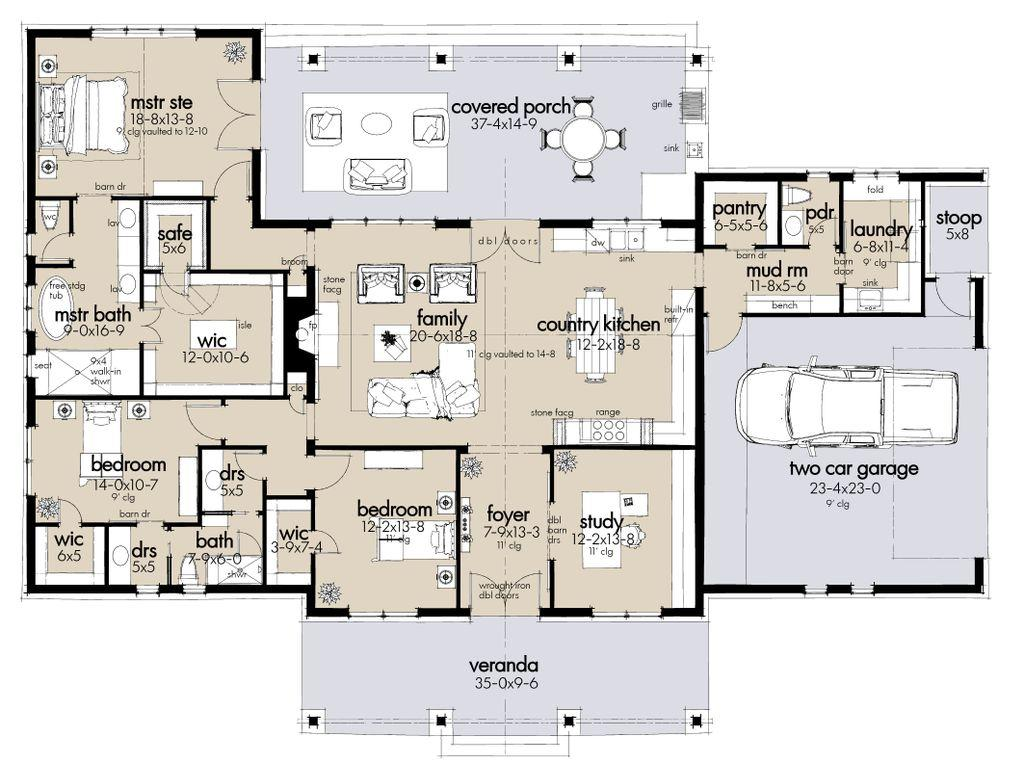
#> input picture raw_data/images/10_2.jpg, 1024 x 763 px
$ python -i plan_measurements_pipeline.py   (imports and definitions only)   (older library calls are emulated)
#> lines starting #> are read from the running program, lines starting #| are printed output that depends on the picture; after the words box and inside, x2 and y2 are one past the last pixel; in counts of white or black regions, pixels touching at a corner belong together

#!/usr/bin/env python3
# -*- coding: utf-8 -*-
"""
Pipeline: 2D Civil Drawings -> TXT of layout measurements (rooms + dimensions)
Author: ChatGPT (starter scaffold)

What it does (MVP):
- Batch scans a folder of 2D drawings (PNG/JPG/TIFF; optional: first page of PDFs)
- Tries to read scale (e.g., 'Scale 1:100' or '1/8"=1\'-0"') via OCR
- Finds dimension text (e.g., 12'-6", 3500 mm, 10'–0") and approximates orientation (H/V)
- Optionally grabs nearby room labels (e.g., 'KITCHEN', 'BEDROOM 2') and groups dimensions by proximity
- Writes per-drawing TXT and a combined JSON Lines with the parsed measurements

Notes:
- This is a scaffold intended to be robust-but-simple. It favors easy wins (dimension strings)
  over full plan vectorization. You can plug in better wall/room detectors later (YOLO/Segment-anything, etc.).
- For PDFs, install pdf2image + poppler or use pdfminer.six to rasterize the first page.
- Requires: Python 3.10+, OpenCV, pytesseract, numpy, shapely (optional but helpful).
"""

import os, re, json, argparse, math, sys, glob
from dataclasses import dataclass, asdict
from typing import List, Tuple, Optional, Dict

import cv2
import numpy as np

# --- Make sure pytesseract can find the Tesseract binary ---
import os, shutil
import pytesseract

# Add common Homebrew paths to PATH for this Python process
paths = ["/opt/homebrew/bin", "/usr/local/bin", "/opt/local/bin"]
os.environ["PATH"] = ":".join([*paths, os.environ.get("PATH","")])

# Respect TESSERACT_CMD if you’ve set it, otherwise auto-detect or fall back to common locations
candidates = [
    os.environ.get("TESSERACT_CMD"),
    shutil.which("tesseract"),
    "/opt/homebrew/bin/tesseract",
    "/usr/local/bin/tesseract",
    "/opt/local/bin/tesseract",
    "/usr/bin/tesseract",
]
tess = next((c for c in candidates if c and os.path.exists(c)), None)
# [5 lines not run here, left out]
pytesseract.pytesseract.tesseract_cmd = tess

# ---- OCR ----
try:
    import pytesseract
    TESS_OK = True
except Exception as e:
    print("[WARN] pytesseract not available; OCR will be skipped:", e, file=sys.stderr)
    TESS_OK = False

DIMENSION_RE = re.compile(
    r"""(?ix)
    (?:~?\b)                              # optional leading tilde/approx
    (\d{1,3}(?:[\.,]\d{1,2})?)         # main number (e.g., 12 or 12.5)
    \s*
    (?:
        (?:['\u2032]                      # feet symbol ( ' or ′ )
            \s* (\d{1,2})?               # optional inches after feet
            (?:\s*["\u2033])?           # inch symbol ( " or ″ ) optional here
        )
        |
        (?:\s*["\u2033])                # inches only (e.g., 6")
        |
        (?:\s*(mm|cm|m))                  # metric
    )?
    (?:\s*(?:-|\\u2013|\\u2014|to)\s*    # optional range hyphen/en dash/em dash/to
       (\d{1,3}(?:[\.,]\d{1,2})?)       # second number for ranges (rare)
       \s*(?:['\u2032]")?               # optional unit hints
    )?
    """
)

SCALE_RE = re.compile(r"""(?ix)
    \b(?:scale\s*[:=]\s*)?
    (?:
        (\d+)\s*[:]\s*(\d+)           # 1:100
      |
        (\d+\/?\d*)\s*"?\s*=?\s*(\d+)'?  # 1/8" = 1'
    )
""")

@dataclass
class Dimension:
    text: str
    value_m: Optional[float]
    orientation: Optional[str]  # 'H' | 'V' | None
    center_xy: Tuple[int, int]
    bbox_xywh: Tuple[int, int, int, int]

@dataclass
class Room:
    name: str
    center_xy: Tuple[int, int]
    bbox_xywh: Tuple[int, int, int, int]

@dataclass
class PlanResult:
    file: str
    scale_text: Optional[str]
    px_per_meter: Optional[float]
    dimensions: List[Dimension]
    rooms: List[Room]

def imread_any(path: str) -> Optional[np.ndarray]:
#> called with path = 'raw_data/images/10_2.jpg'
    img = cv2.imdecode(np.fromfile(path, dtype=np.uint8), cv2.IMREAD_COLOR)
#> img is the input picture: shape (763, 1024, 3); mean B, G, R 213, 215.8, 218.6
    return img

def preprocess_for_ocr(img: np.ndarray) -> np.ndarray:
    gray = cv2.cvtColor(img, cv2.COLOR_BGR2GRAY)
    # light denoise + adaptive floorplan-friendly binarization
    gray = cv2.bilateralFilter(gray, 7, 50, 50)
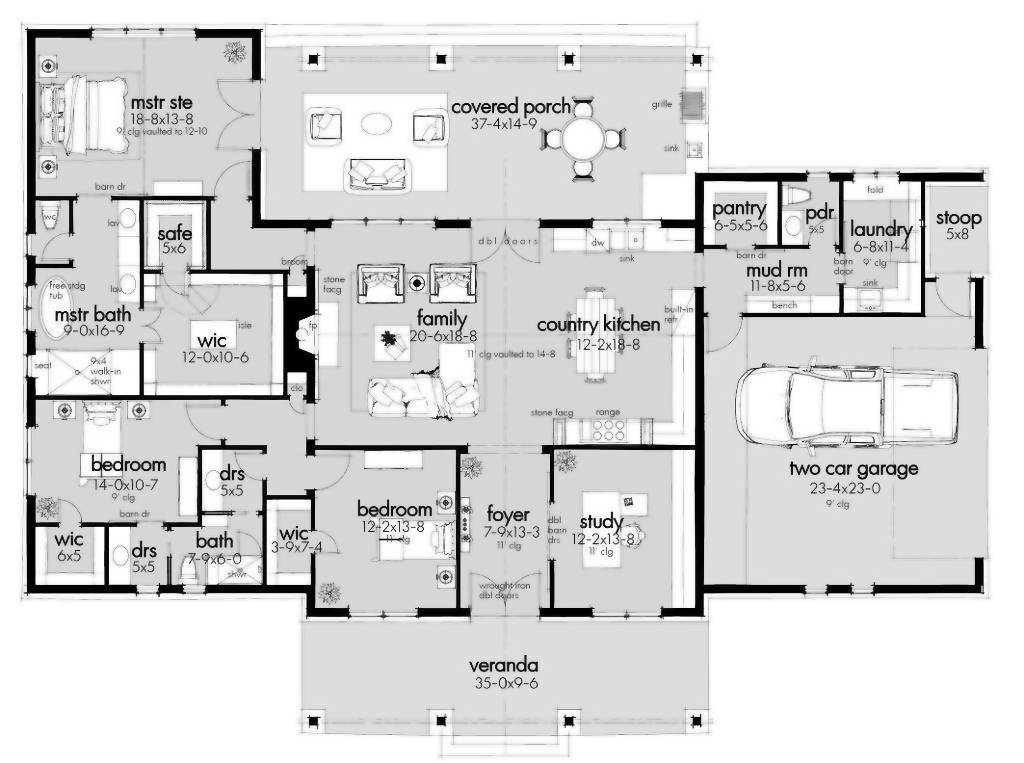
#> gray: shape (763, 1024); min 0, max 255, mean 216.8
    th = cv2.adaptiveThreshold(gray, 255, cv2.ADAPTIVE_THRESH_GAUSSIAN_C,
                               cv2.THRESH_BINARY, 31, 15)
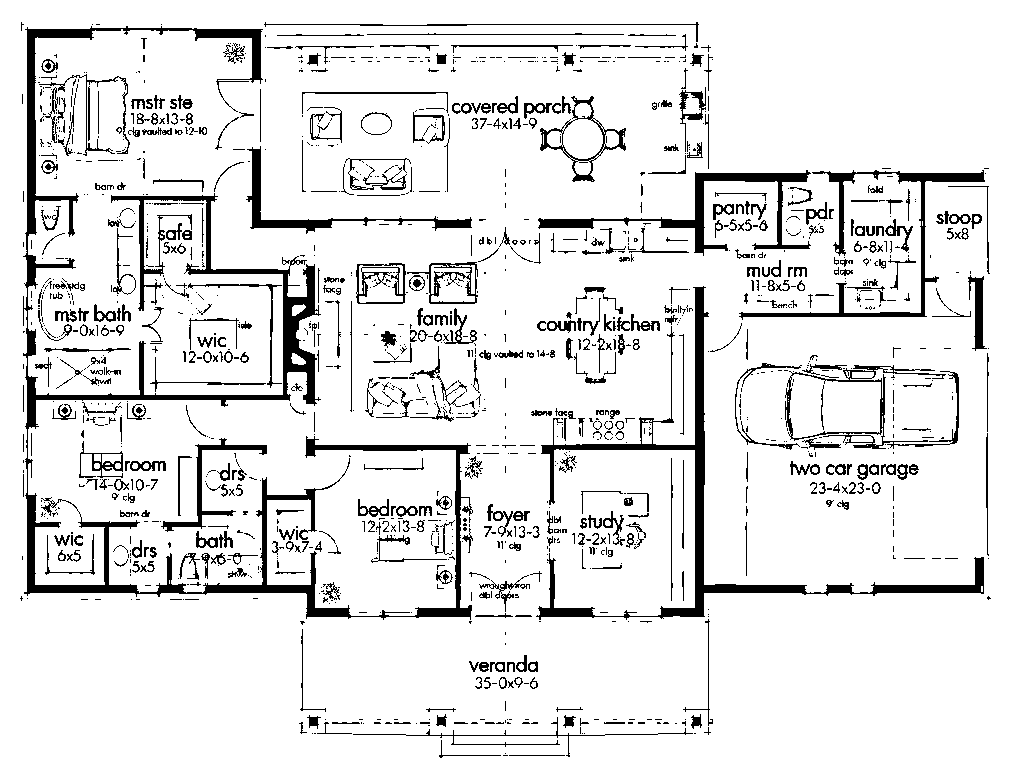
#> th: shape (763, 1024); 89.8% white; 1402 black regions (917 under 20 px), largest, box (x1, y1, x2, y2) and area: (23, 26, 473, 620) 19921, (536, 286, 984, 620) 7895, (538, 170, 811, 256) 3198
    return th

def run_ocr(img: np.ndarray, psm=6, oem=3, whitelist=None) -> List[Dict]:
    if not TESS_OK:
        return []
    config = f"--oem {oem} --psm {psm}"
    if whitelist:
        config += f" -c tessedit_char_whitelist={whitelist}"
#> (the run stopped early here; a loop or call above may not have finished)

$ run again, on raw_data/images/21_1.jpg
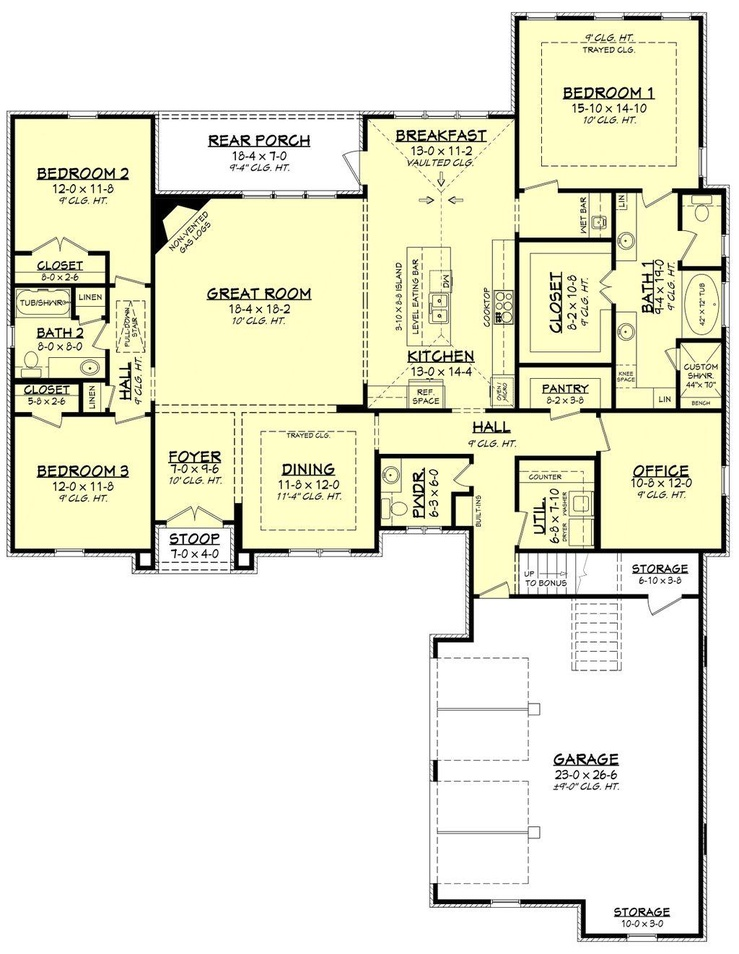
#> input picture raw_data/images/21_1.jpg, 739 x 954 px, shrunk from 1024 x 1322 before the run
#> in imread_any, img is the input picture: shape (954, 739, 3); mean B, G, R 215.4, 235.4, 235.5
#> in preprocess_for_ocr, `gray = cv2.cvtColor(img, cv2.COLOR_BGR2GRAY)`:
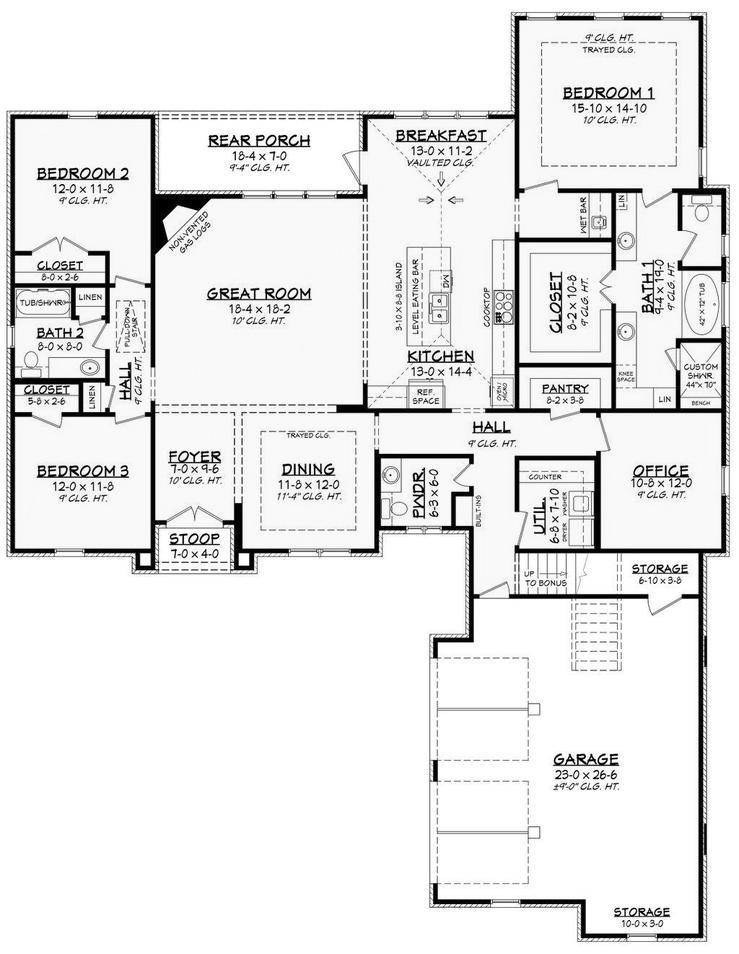
#> gray: shape (954, 739); min 0, max 255, mean 233.2
#> in preprocess_for_ocr, `th = cv2.adaptiveThreshold(gray, 255, cv2.ADAPTIVE_THRESH_GAUSSIAN_C, ..`:
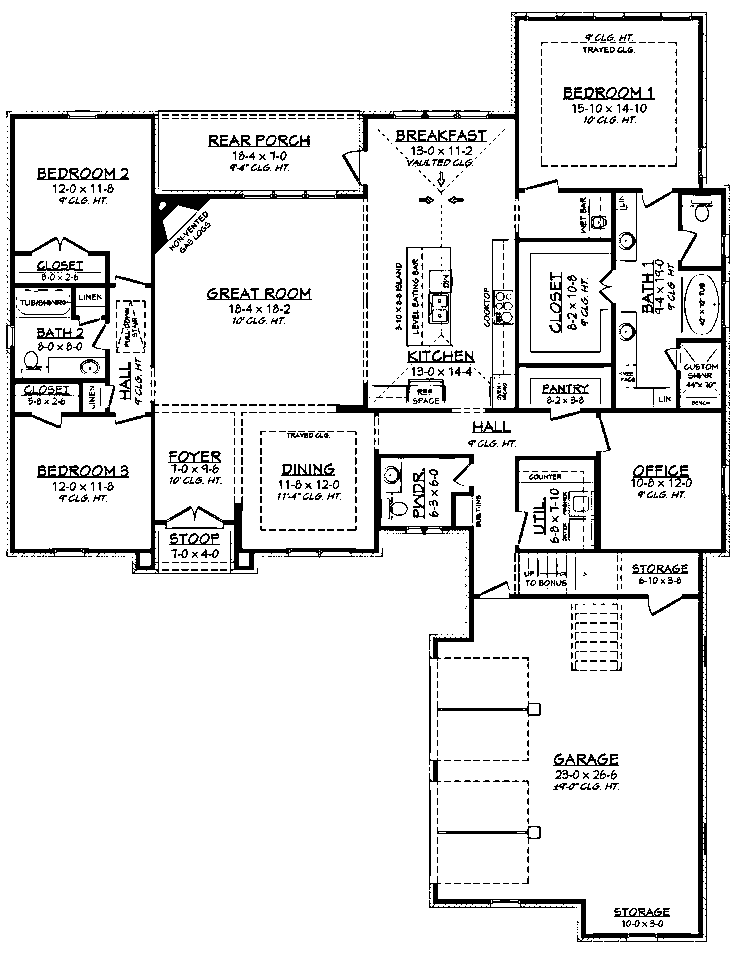
#> th: shape (954, 739); 90.9% white; 1218 black regions (944 under 20 px), largest, box (x1, y1, x2, y2) and area: (6, 12, 730, 942) 36494, (327, 380, 461, 426) 869, (406, 244, 453, 347) 721

$ run again, on raw_data/images/40_14.jpg
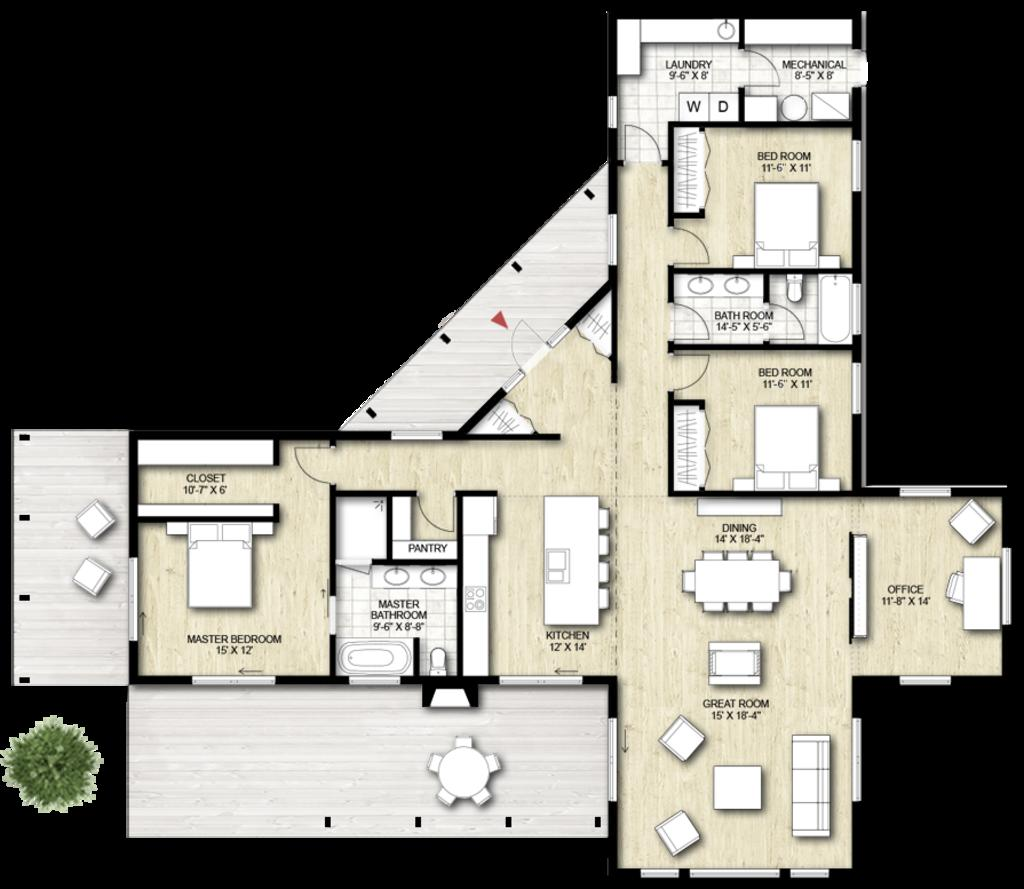
#> input picture raw_data/images/40_14.jpg, 1024 x 889 px
#> in imread_any, img is the input picture: shape (889, 1024, 3); mean B, G, R 109.9, 116.7, 118.4
#> in preprocess_for_ocr, `gray = cv2.cvtColor(img, cv2.COLOR_BGR2GRAY)`:
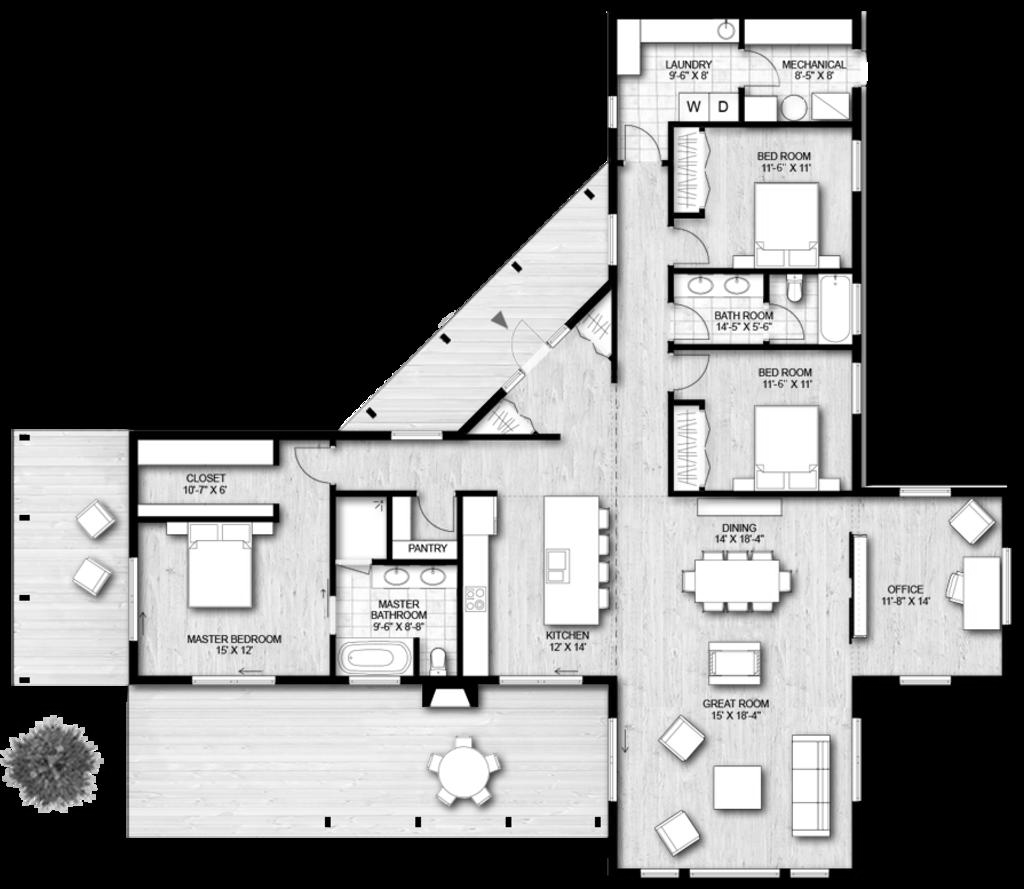
#> gray: shape (889, 1024); min 0, max 255, mean 116.5
#> in preprocess_for_ocr, `th = cv2.adaptiveThreshold(gray, 255, cv2.ADAPTIVE_THRESH_GAUSSIAN_C, ..`:
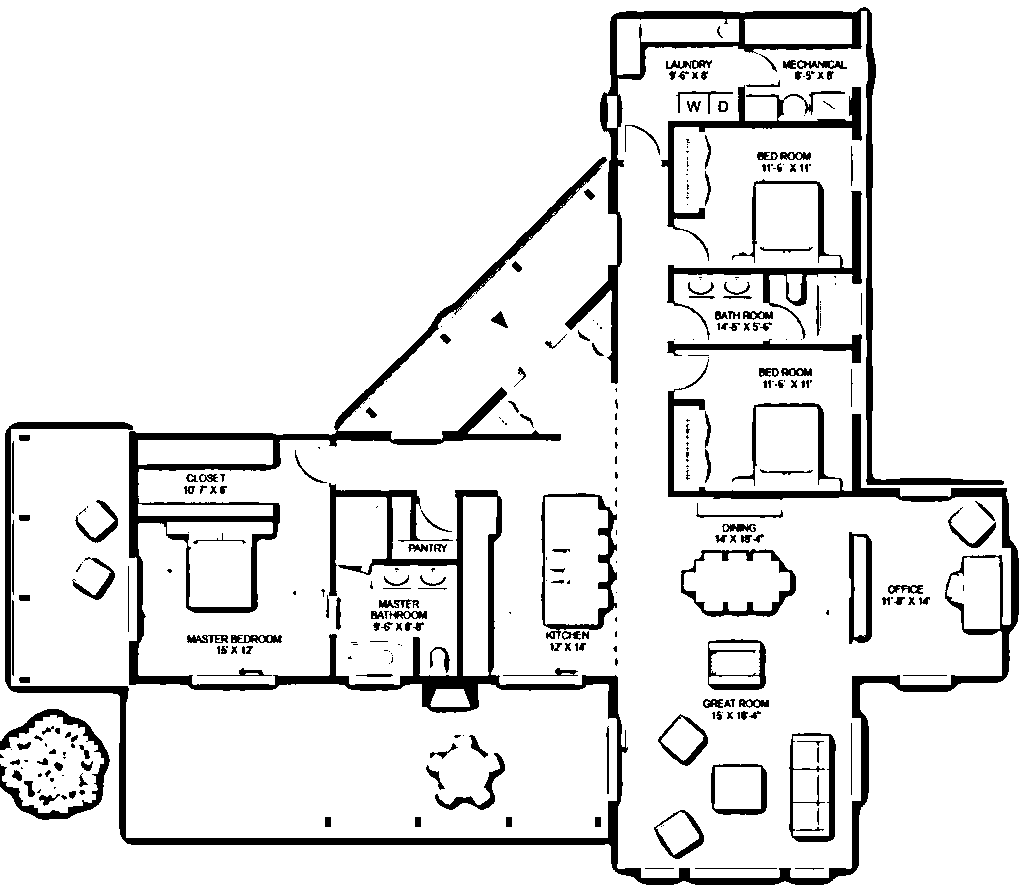
#> th: shape (889, 1024); 90.2% white; 333 black regions (142 under 20 px), largest, box (x1, y1, x2, y2) and area: (5, 157, 1019, 885) 43022, (565, 7, 1004, 485) 10932, (667, 179, 862, 340) 3938

$ run again, on raw_data/images/4_24.jpg
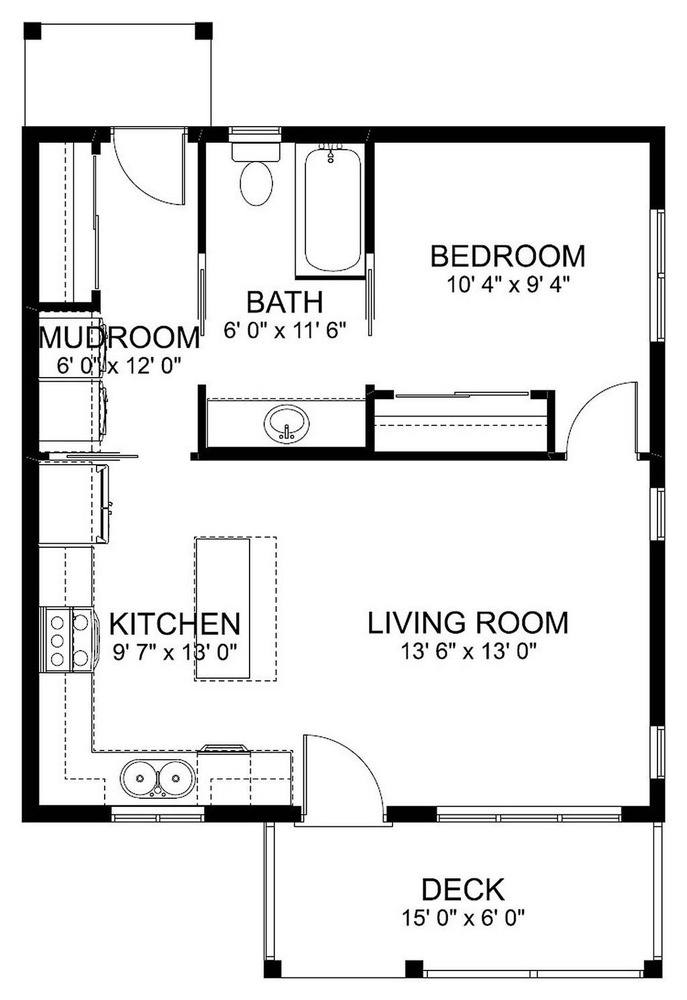
#> input picture raw_data/images/4_24.jpg, 687 x 1000 px, shrunk from 1024 x 1491 before the run
#> in imread_any, img is the input picture: shape (1000, 687, 3); min 0, max 255, mean 230.2
#> in preprocess_for_ocr, `th = cv2.adaptiveThreshold(gray, 255, cv2.ADAPTIVE_THRESH_GAUSSIAN_C, ..`:
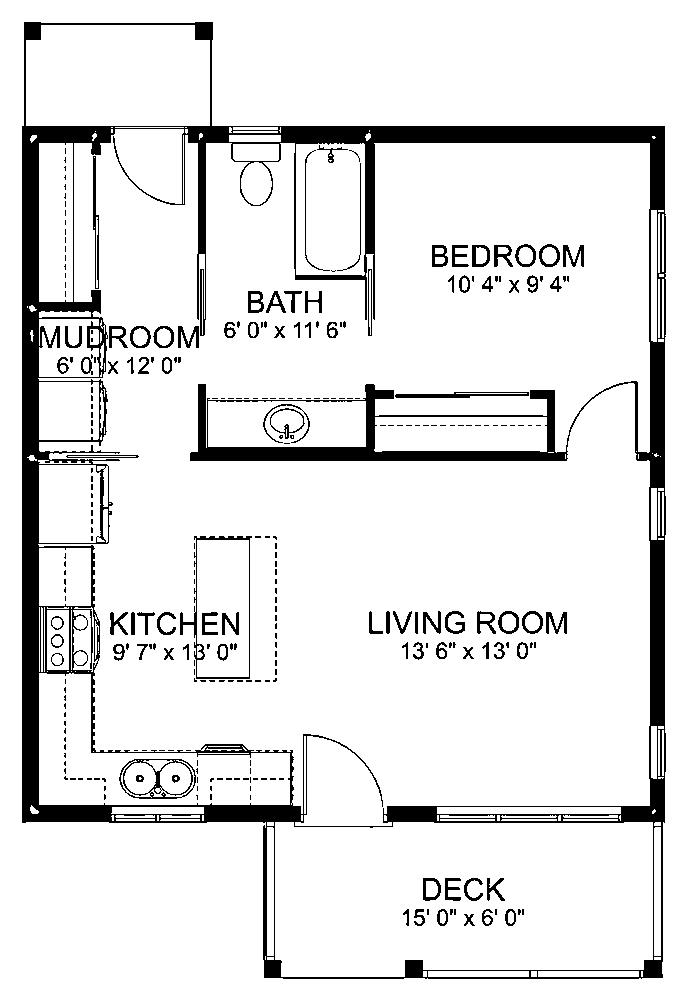
#> th: shape (1000, 687); 89.7% white; 286 black regions (197 under 20 px), largest, box (x1, y1, x2, y2) and area: (22, 22, 666, 979) 56527, (180, 536, 252, 679) 826, (119, 759, 196, 799) 669
